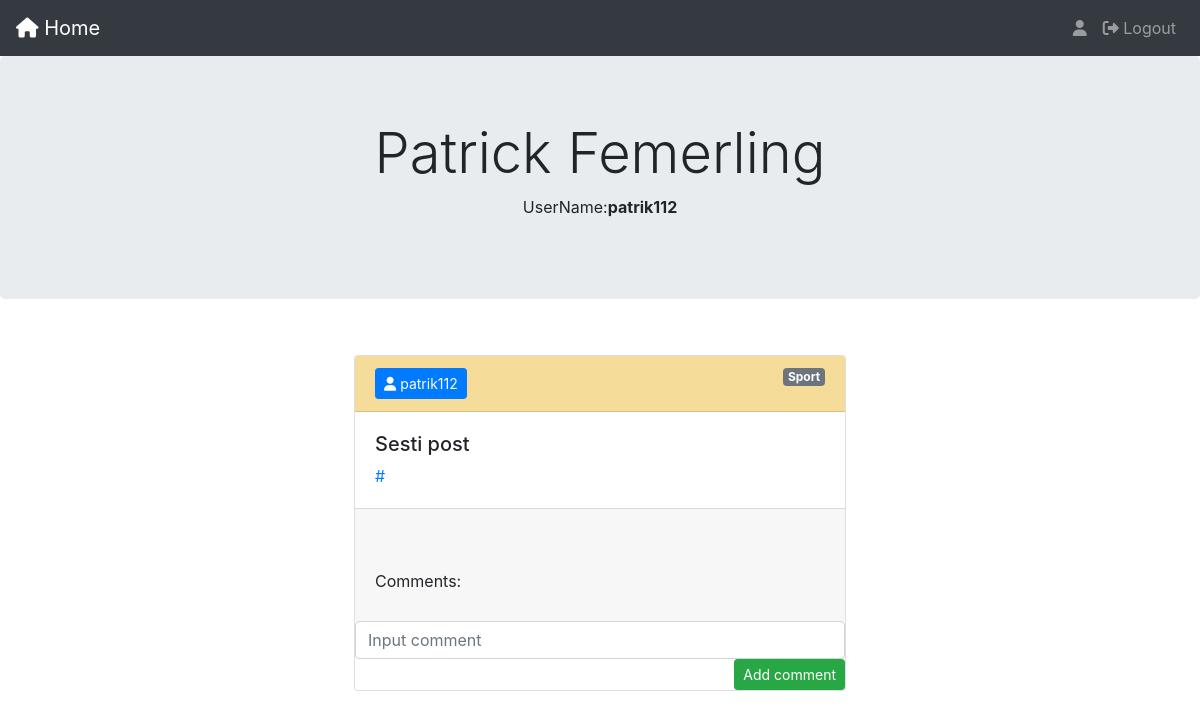
/user.php?id=4 (signed in), run on the app's committed database.
### tables this page shows
CREATE TABLE IF NOT EXISTS `users` (
  `id` int NOT NULL AUTO_INCREMENT,
  `name` varchar(40) NOT NULL,
  `surname` varchar(40) NOT NULL,
  `userName` varchar(40) NOT NULL,
  `email` varchar(40) NOT NULL,
  `password` varchar(40) NOT NULL,
  PRIMARY KEY (`id`)
);

CREATE TABLE IF NOT EXISTS `posts` (
  `id` int NOT NULL AUTO_INCREMENT,
  `post` longtext NOT NULL,
  `category_id` int NOT NULL,
  `user_id` int NOT NULL,
  `tags` longtext,
  `created_at` datetime NOT NULL,
  PRIMARY KEY (`id`),
  KEY `posts_ibfk_1` (`category_id`),
  KEY `posts_ibfk_2` (`user_id`)
);

CREATE TABLE IF NOT EXISTS `categories` (
  `id` int NOT NULL AUTO_INCREMENT,
  `name` varchar(40) NOT NULL,
  PRIMARY KEY (`id`)
);

### bootstrap.php (called while the page is built, shortened)
<?php
require_once "partials/header.php";
$config = require "config.php";
$db = Connection::connect($config['database']);
require "classes/QueryBuilder.php";
require_once "classes/User.php";
require "classes/Category.php";
require "classes/Post.php";
$user = new User($db);
$post = new Post($db);
?>

### classes/QueryBuilder.php (called while the page is built, shortened)
<?php
class QueryBuilder {
    function __construct($db){
        $this->db=$db;
    }
}
?>

### classes/User.php (called while the page is built, shortened)
<?php
class User extends QueryBuilder {
    public function allUsers(){
        $sql = "SELECT * FROM users";
        $query = $this->db->prepare($sql);
        $query->execute();
        $result = $query->fetchAll(PDO::FETCH_OBJ);
        return $result;
    }
}
?>

### classes/Post.php (called while the page is built, shortened)
<?php
class Post extends QueryBuilder {
    public function postsFromUserId($id){
        $sql = "SELECT posts.id,posts.post,posts.category_id,posts.user_id,posts.tags,posts.created_at,categories.name,users.userName FROM posts INNER JOIN categories ON posts.category_id=categories.id INNER JOIN users ON posts.user_id=users.id  WHERE posts.user_id=? ";
        $query1 = $this->db->prepare($sql);
        $query1->execute([$id]);
        $result = $query1->fetchAll(PDO::FETCH_OBJ);
        return $result;
    }
}
?>

### user.php (the view, shortened to what this page needs)
<?php require_once "bootstrap.php" ?>
<?php
$id = $_GET['id'];
$allPosts = $post->postsFromUserId($id);
$users = $user->allUsers();
?>
    <?php if(isset($_SESSION['loggedUser'])): ?>
        <div class="jumbotron text-center">
            <?php for ($i=0; $i < count($users) ; $i++):?>
                <?php if($users[$i]->id == $_GET['id']): ?>
                    <h4 class="display-4">
                        <?php echo $users[$i]->name . ' ' .$users[$i]->surname ?>
                    </h4>
                    <p>UserName:<b><?php echo $users[$i]->userName ?></b></p>
                <?php endif ?>
            <?php endfor ?>
        </div>
        <div class="container">
            <div class="row">
                <div class="col-6 offset-3">
                    <?php require_once "card.php" ?>
                </div>
            </div>
        </div>
        <?php else: ?>
        <?php header('Location: index.php') ?>
        <?php endif ?>

### card.php (shortened to what this page needs)
<?php foreach ($allPosts as $post): ?>
    <div class="card m-4" >
        <div class="card-header" style="background-color: #f5dc98;">
            <a href="user.php?id=<?php echo $post->user_id ?>" class="btn btn-primary btn-sm float-left"><i class="fa fa-user" aria-hidden="true"></i> <?php echo $post->userName ?></a>
            <a href="category.php?id=<?php echo $post->category_id ?>" class="badge badge-secondary btn-sm float-right"><?php echo $post->name ?></a>
        </div>
        <div class="card-body">
            <h5><?php echo $post->post ?></h5>
            <?php
             $tags = $post->tags;
             $tag = explode(',',$tags);
             ?>
            <?php foreach ($tag as $t): ?>
                <a href="tags.php?tags=<?php echo $t ?>"><?php echo "#".$t ?></a>
            <?php endforeach ?>
        </div>
        <div class="card-footer">
            <?php if(isset($_SESSION['loggedUser']) && $post->user_id == $_SESSION['loggedUser']->id): ?>
                <a href="delete.php?id=<?php echo $post->id ?>" class="badge badge-danger btn-sm float-left"><i class="fa fa-trash-o" aria-hidden="true"></i> Delete</a>
                <a href="update.view.php?id=<?php echo $post->id ?>" class="badge badge-warning btn-sm float-right"><i class="fa fa-pencil" aria-hidden="true"></i> Update</a>
            <?php endif ?><br><br>
            <p>Comments:</p>
        </div>
        <div class="card-postfooter">
            <?php if(isset($_SESSION['loggedUser']) && $post->user_id != $_SESSION['loggedUser']->id): ?>
                <form action="add_comment.php" method="POST">
                    <input type="text" name="comment" placeholder="Input comment" class="form-control" required>
                    <button type="submit" name="addComment" class="btn btn-success btn-sm float-right">Add comment</button>
                </form>
            <?php endif ?>
        </div>
</div><br>
<?php endforeach ?>

### data on the page
users: name "Patrick", surname "Femerling", userName "patrik112"
posts: user.userName "patrik112", category.name "Sport", post "Sesti post"
